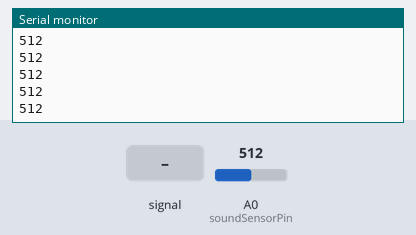
A sketch run on a simulated Arduino Uno, built with avr-gcc and run on an emulated ATmega328P. On the bench: the last lines printed to the serial monitor. The test bench sets the inputs (shaded band); at power-on: A0 (soundSensorPin) = 512.

Above: at 1.2 s.
1.3 s: A0 (soundSensorPin) fed a 200 Hz sine of ±81 counts around its level
At 1.56 s:
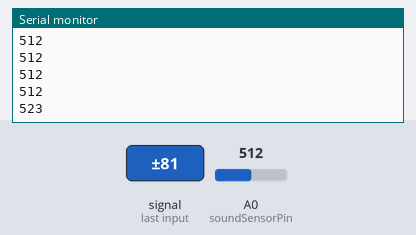
2.8 s: A0 (soundSensorPin) set to 716
At 2.96 s:
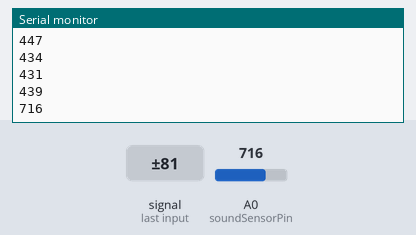
4.3 s: A0 (soundSensorPin) fed a 1000 Hz sine of ±255 counts around its level
At 4.56 s:
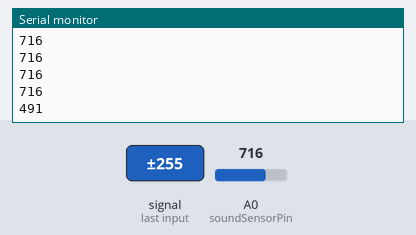
5.8 s: A0 (soundSensorPin) set to 900
At 5.96 s:
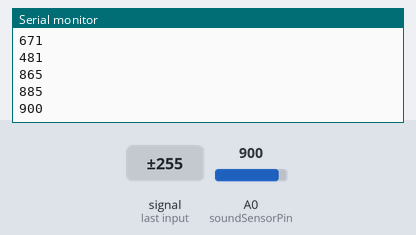
Timing chart, 0 to 8.3 s (numbered marks = the images above; inputs shaded):
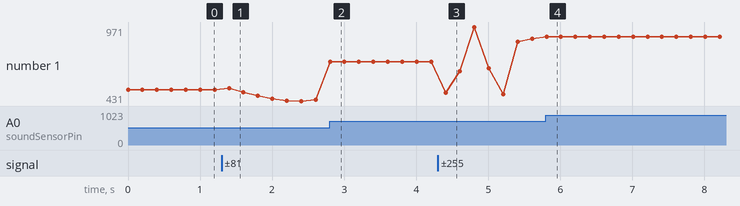

Measured:
- after the input at 1.3 s, the serial monitor: prints a new line after 0.10 s (image 1)
- after the input at 2.8 s, the serial monitor: prints a new line at once (image 2)
- after the input at 4.3 s, the serial monitor: prints a new line after 0.11 s (image 3)
- after the input at 5.8 s, the serial monitor: prints a new line at once (image 4)
- plotted number 1: 512 → 439 after the input at 1.3 s, 439 → 716 after the input at 2.8 s, 716 → 885 after the input at 4.3 s, 885 → 900 after the input at 5.8 s

The sketch:

sound.ino
```cpp
int soundSensorPin = A0;  // analog pin
int soundValue = 0;

void setup() {
  Serial.begin(9600);  // start serial communication
}

void loop() {
  soundValue = analogRead(soundSensorPin);  // read sensor
  Serial.println(soundValue);               // send to PC
  delay(200);  // wait a bit before next reading
}
```
